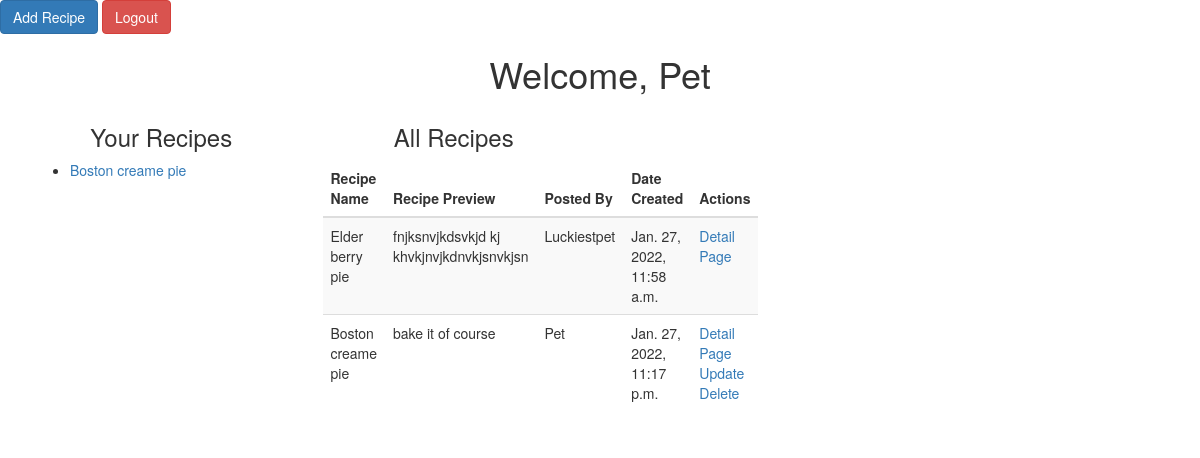
/dashboard (signed in), run on the app's committed database.
### user_recipe_app/models.py (models this page shows)
class User(models.Model):
    nick_name = models.CharField(max_length=255)
    email = models.CharField(max_length=255)
    password = models.CharField(max_length=255)
    created_at = models.DateTimeField(auto_now_add=True)
    updated_at = models.DateTimeField(auto_now=True)
    objects = UserManager()

class Recipe(models.Model):
    recipe_name = models.CharField(max_length=255)
    recipe_ingredients = models.TextField()
    recipe_instructions = models.TextField()
    recipe_servings = models.TextField()
    recipe_cook_time = models.TextField()
    created_by_user = models.ForeignKey(User, related_name="recipes", on_delete=models.CASCADE, null=True)
    created_at = models.DateTimeField(auto_now_add=True)
    updated_at = models.DateTimeField(auto_now=True)
    objects = RecipeManager()

### user_recipe_app/views.py (the view)
# urls.py: path('dashboard', views.success, name='success'),
def success(request):
    if 'user_id' not in request.session:
        return redirect('/')
    this_user = User.objects.filter(id=request.session['user_id'])
    context = {
        'all_recipes': Recipe.objects.all(),
        'user': this_user[0],
        'user_recipes': Recipe.objects.filter(created_by_user=this_user[0]),
    }
    return render(request, 'dashboard.html', context)

### user_recipe_app/templates/dashboard.html (shortened to what this page needs)
<!DOCTYPE html>
<html lang="">
    <head>
        <link href="https://maxcdn.bootstrapcdn.com/bootstrap/3.3.7/css/bootstrap.min.css" rel="stylesheet">
    </head>
    <body>
        <nav>
            <a class="btn btn-primary" href="/add_recipe">Add Recipe</a>
            <a class="btn btn-danger" href="/logout" >Logout</a>
        </nav>
        <h1 class="text-center">Welcome, {{user.nick_name}}</h1>
        <div class="container">
            <div class="row">
                <div class="col-md-3">
                    <h3 class="text-center">Your Recipes</h3>
                    <ul>
                        {% for recipe in user_recipes %}
                        <li>
                            <a href="/recipe_detail/{{recipe.id}}">{{recipe.recipe_name}}</a>
                        </li>
                        {% endfor %}
                    </ul>
                </div>
                <div class="col-md-3">
                    <h3 class="text-center">All Recipes</h3>
                    <table class="table table-striped">
                        <thead>
                            <tr>
                                <th>Recipe Name</th>
                                <th>Recipe Preview</th>
                                <th>Posted By</th>
                                <th>Date Created</th>
                                <th>Actions</th>
                            </tr>
                        </thead>
                        <tbody>
                            {% for recipe in all_recipes %}
                                <tr>
                                    <td>{{recipe.recipe_name}}</td>
                                    <td>{{recipe.recipe_instructions}}</td>
                                    <td>{{recipe.created_by_user.nick_name}}</td>
                                    <td>{{recipe.created_at}}</td>
                                    <td>
                                        {% if user.id == recipe.created_by_user.id %}
                                        <a href="/recipe_detail/{{recipe.id}}">Detail Page</a>
                                        <a href="/edit_page/{{recipe.id}}">Update</a>
                                        <a href="/delete_recipe/{{recipe.id}}">Delete</a>
                                        {% else %}
                                        <a href="/recipe_detail/{{recipe.id}}">Detail Page</a>
                                        {% endif %}
                                    </td>
                                </tr>
                            {% endfor %}
                    </table>
                </div>
            </div>
        </div>
    </body>
</html>

### data on the page
User: nick_name "Pet"
Recipe: recipe_name "Boston creame pie", recipe_instructions "bake it of course", created_by_user.nick_name "Pet", created_at "Jan. 27, 2022, 11:17 p.m."
Recipe: recipe_name "Elder berry pie", recipe_instructions "fnjksnvjkdsvkjd kj khvkjnvjkdnvkjsnvkjsn", created_by_user.nick_name "Luckiestpet", created_at "Jan. 27, 2022, 11:58 a.m."
